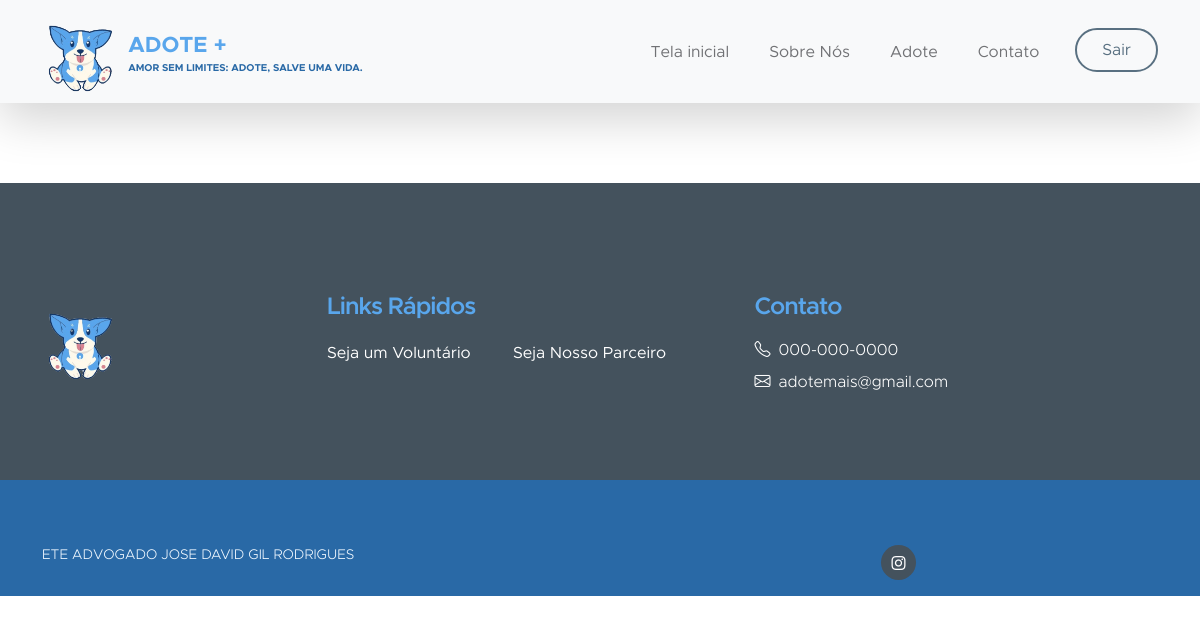
Before: /adotar with the older database file.
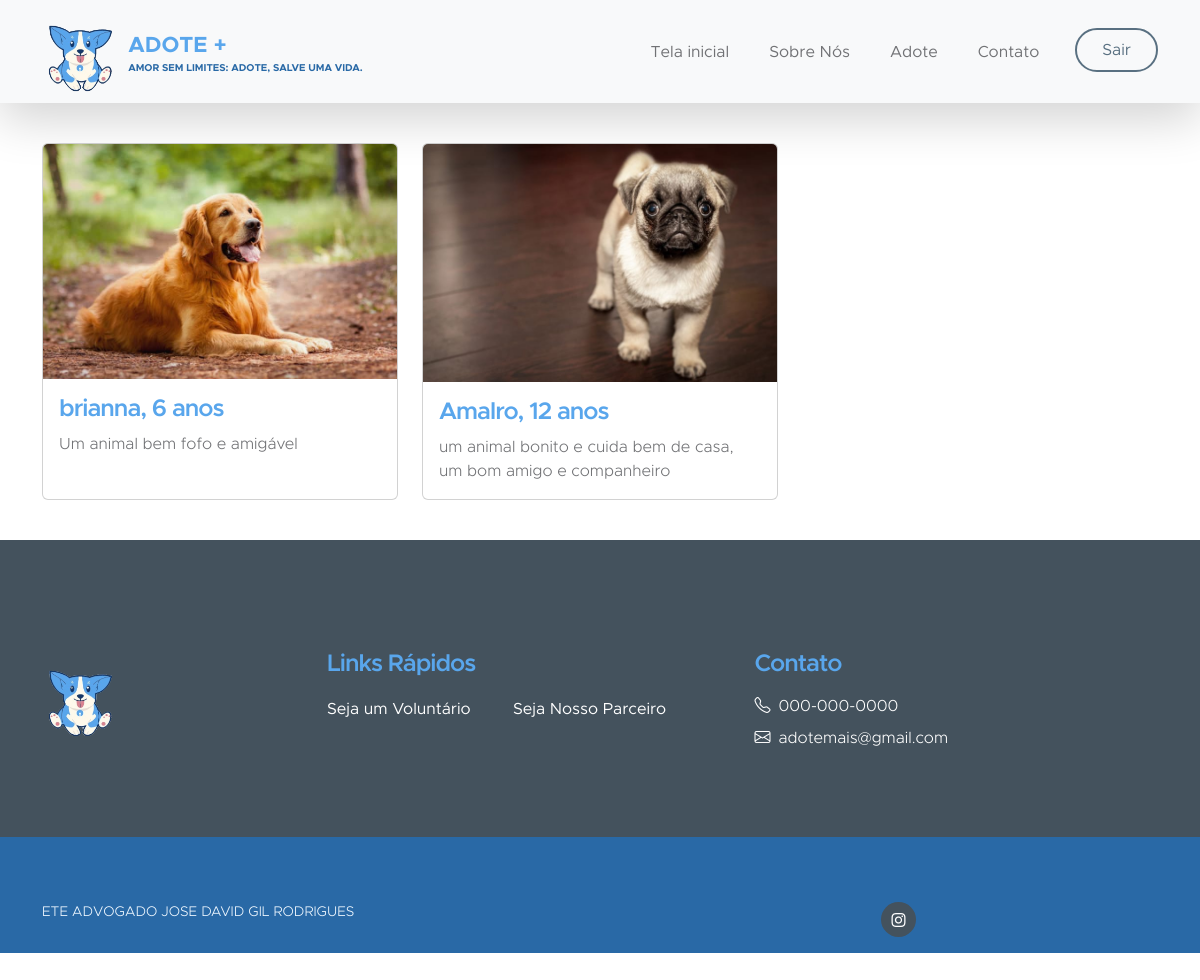
After: the same page with the newer database file.
### app/models/tables.py (models this page shows, shortened)
class Animal(db.Model):
    __tablename__= "animal" #nome da tabela já definida
    id = db.Column(db.Integer, primary_key=True)
    nome = db.Column(db.String(20), nullable=False)
    raca = db.Column(db.String(50), nullable=False)
    especie = db.Column(db.String(50), nullable=False)
    cor = db.Column(db.String(50), nullable=False)
    idade = db.Column(db.Integer, nullable=False)
    descricao = db.Column(db.Text, nullable=False)
    esterilizado = db.Column(db.Boolean)
    foto = db.Column(db.String(200), nullable=False)

### app/controllers/routes.py (the view)
@app.route('/adotar', defaults={'especie' : None})
@app.route('/adotar/<especie>')
def adotar(especie):
    if especie:
        animais = Animal.query.filter_by(especie=especie).all()
    else:
        animais = Animal.query.all()  # Busque todos os animais do banco de dados
    if current_user.is_authenticated:
        return render_template('adotar_logged_in.html', user=current_user, animais=animais)
    return render_template('adotar.html', animais=animais)

### app/templates/adotar.html (shortened to what the changed rows need)
<!DOCTYPE html>
    <html lang="en">
    <head>
        <link href="{{ url_for('static', filename='css/bootstrap.min.css') }}" rel="stylesheet">
        <link href="{{ url_for('static', filename='css/bootstrap-icons.css') }}" rel="stylesheet">
        <link href="{{ url_for('static', filename='css/index.css') }}" rel="stylesheet">
    </head>
    <body id="section_1">
        <div class="container">
            <div class="row">
                {% for animal in animais %}
                    <div class="col-sm-4">
                        <div class="card h-100 d-flex flex-column justify-content-between">
                            <img class="card-img-top" src="{{ url_for('static', filename='uploads/' + animal.foto) }}" alt="{{ animal.nome }}">
                            <div class="card-body">
                                <h5 class="card-title">{{ animal.nome }}, {{ animal.idade }} anos</h5>
                                <p class="card-text">{{ animal.descricao }}</p>
                            </div>
                        </div>
                    </div>
                {% endfor %}
            </div>
        </div>
</body>
</html>

Changed rows visible on the page:
added Animal: foto (picture), nome "brianna", idade "6", descricao "Um animal bem fofo e amigável"
added Animal: foto (picture), nome "Amalro", idade "12", descricao "um animal bonito e cuida bem de casa, um bom amigo e companheiro"
